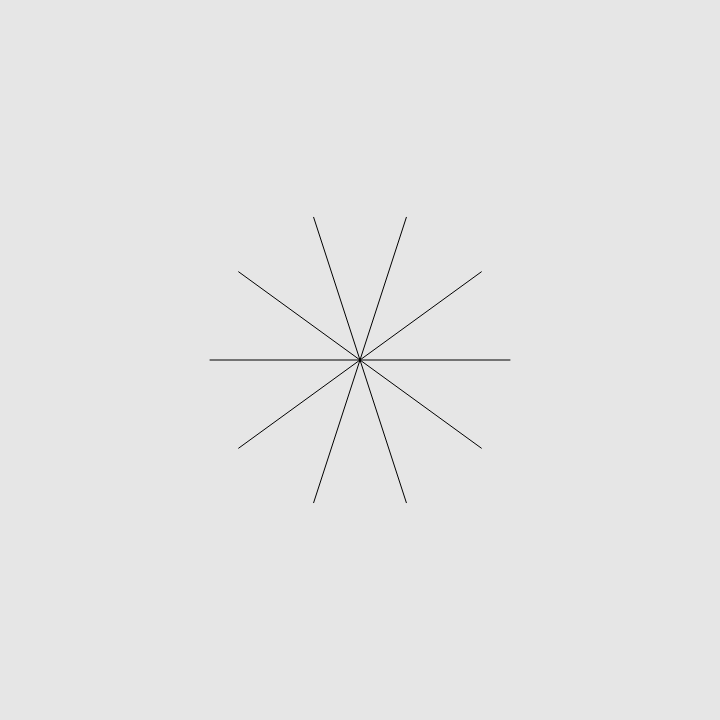
Frame 1 (no input)
Frame 60 (no input): identical to frame 1, image omitted
Frame 120 (the mouse pressed at the canvas centre since frame 60): identical to frame 1, image omitted

The p5.js sketch that drew this single still picture (run headless with seeded random() and noise() and a simulated clock; from frame 60 on, the mouse is pressed at the canvas centre):

// p5.js sketch
// ── sketch.js
// GLOBAL VARIABLES
var radius = 150;
var circleResolution = 10;
var angle = 360/circleResolution;
// The setup function is called once when the program starts. It initializes the canvas properties such as canvas size, colorMode etc.
function setup(){
    // defines the size of the canvas in pixels, in the browser window.
    createCanvas(720,720);
    colorMode(HSB);
}

// Unlike the setup function, the draw function constantly executes all the lines of code found within it.
function draw(){
    // This determine the background color of the canvas.
    background(90);
    angleMode(DEGREES);

    translate(width/2,height/2);
    for(var i = 0; i < circleResolution; i++){
      var posx = cos(angle*i)*radius;
      var posy = sin(angle*i)*radius;
      line(0,0,posx,posy);
    }
}
